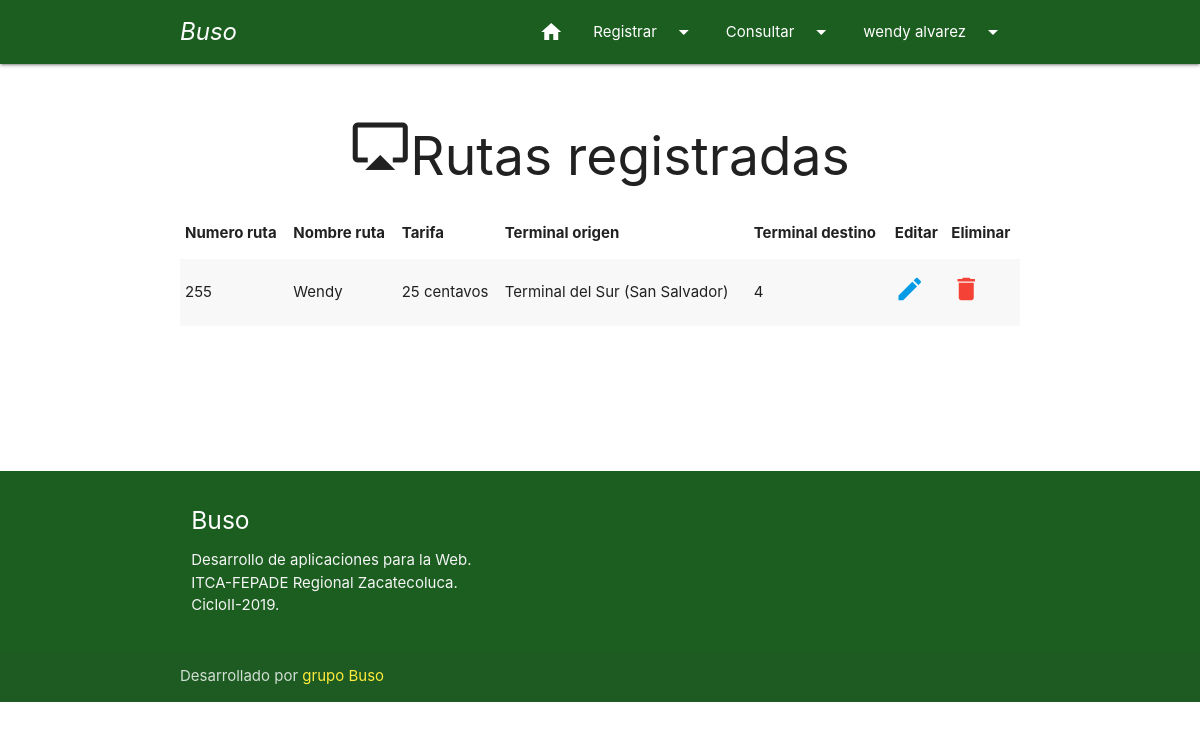
The app's page /web/WebTerminal/index.php?c=Ruta&a=Consultar (signed in), older data.
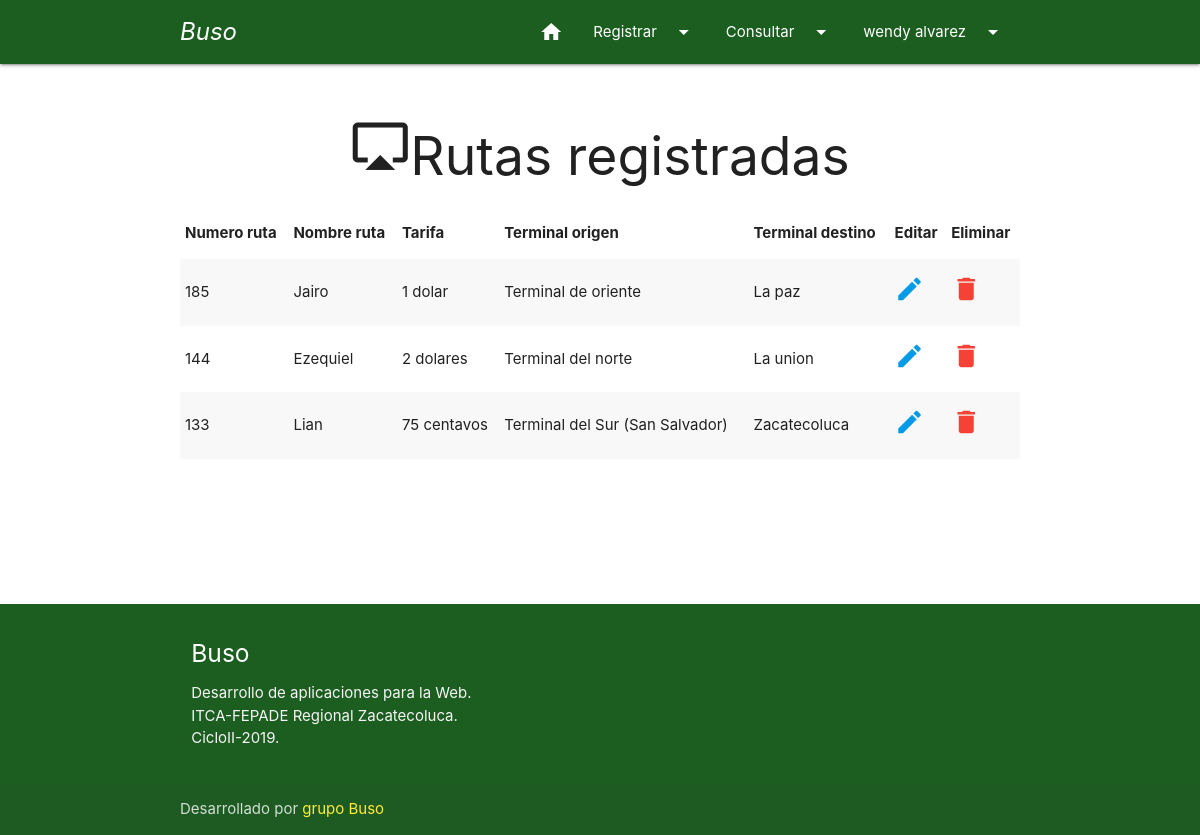
The same page, newer data.
### tables this page shows
CREATE TABLE `ruta` (
  `idruta` int(11) NOT NULL,
  `numero_ruta` varchar(10) NOT NULL,
  `nombre_bus` varchar(50) NOT NULL,
  `tarifa` varchar(20) NOT NULL,
  `idterminal` int(11) NOT NULL,
  `terminal_destino` varchar(200) NOT NULL
);

CREATE TABLE `terminal` (
  `idterminal` int(11) NOT NULL,
  `nombre_terminal` varchar(100) NOT NULL
);

### web/WebTerminal/controller/ruta.controller.php (called while the page is built, shortened)
<?php
require_once 'model/Ruta.php';
class RutaController{
    public function __CONSTRUCT(){
        $this->model = new Ruta();
    }
    public function Consultar(){
        require_once 'view/include/cabecera_usuario.php';
        require_once 'view/mostrar_ruta.php';
        require_once 'view/include/pie.php';
    }
}

### web/WebTerminal/model/Conexion.php (called while the page is built)
<?php
	class Conexion
	{
	    public static function Conectar()
	    {
	        $pdo = new PDO('mysql:host=localhost;dbname=mybuso;charset=utf8', 'root', '');
	        $pdo->setAttribute(PDO::ATTR_ERRMODE, PDO::ERRMODE_EXCEPTION);
	        return $pdo;
	    }
	}
?>

### web/WebTerminal/model/Ruta.php (called while the page is built, shortened)
<?php
class Ruta
{
	private $pdo;
	public function __CONSTRUCT()
	{
		try
		{
			$this->pdo = Conexion::Conectar();
		}
        catch (Throwable $t)
        {
			die($t->getMessage());
        }
		catch(Exception $e)
		{
			die($e->getMessage());
		}
	}
    public function ListarRuta()
	{
		try
		{
			$stm = $this->pdo->prepare("SELECT h.idruta as idruta, h.numero_ruta as numero_ruta, h.nombre_bus as nombre_bus, h.tarifa as tarifa,  s.nombre_terminal as nombre_origen, h.terminal_destino as nombre_destino FROM ruta as h INNER JOIN terminal AS s ON h.idterminal = s.idterminal  ORDER BY numero_ruta desc");
			$stm->execute();
			return $stm->fetchAll(PDO::FETCH_OBJ);
		}
        catch (Throwable $t)
        {
			die($t->getMessage());
        }
		catch(Exception $e)
		{
			die($e->getMessage());
		}
	}
}

### web/WebTerminal/view/mostrar_ruta.php (the view)
<div class="container">
    <div class="section">
      <div class="row">
        <div class="col s12">
            <h2 class="center grey-text text-darken-4"><i class="medium material-icons">airplay</i>Rutas registradas</h2>
        </div>
             <div class="row">
              <table class="striped">
                <thead>
                    <tr>
                        <th>Numero ruta</th>
                        <th>Nombre ruta</th>
                        <th>Tarifa</th>
                        <th>Terminal origen</th>
                        <th>Terminal destino</th>
                        <th>Editar</th>
                        <th>Eliminar</th>
                    </tr>
                </thead>
                <tbody>
                <?php foreach($this->model->ListarRuta() as $r): ?>
                    <tr>
                        <td><?php echo $r->numero_ruta; ?></td>
                        <td><?php echo $r->nombre_bus; ?></td>
                        <td><?php echo $r->tarifa; ?></td>
                        <td><?php echo $r->nombre_origen; ?></td>
                        <td><?php echo $r->nombre_destino; ?></td>
                        <td>
                            <a href="?c=Ruta&a=Crud&id=<?php echo $r->idruta; ?>" title="Editar ruta" ><i class="small material-icons">edit</i></a>
                        </td>
                        <td>
                            <a onclick="javascript:return confirm('¿Seguro que desea eliminar esta ruta?');" href="?c=Ruta&a=EliminarRuta&id=<?php echo $r->idruta; ?>" title="Eliminar Registro" ><i class="small material-icons red-text">delete</i></a>
                        </td>
                    </tr>
                <?php endforeach; ?>
                  </tbody>
                </table>
              </div>
      </div>
    </div>
    <br><br><br><br>
  </div>

### web/WebTerminal/index.php (shortened to what this page needs)
<?php
require_once 'model/Conexion.php';
  $controller = 'login';
  if(!isset($_REQUEST['c']))
  {
      require_once "controller/$controller.controller.php";
      $controller = ucwords($controller) . 'Controller';
      $controller = new $controller;
      $controller->Index();
  }
else
{
    $accion = isset($_REQUEST['a']) ? $_REQUEST['a'] : 'Index';
    $controller = new $controller;
    call_user_func(array( $controller, $accion ) );
}
?>

### web/WebTerminal/view/include/cabecera_usuario.php (shortened to what this page needs)
<!DOCTYPE html>
<html lang="es">
<head>
  <link href="materializecss/css/icon.css" rel="stylesheet">
  <link href="materializecss/css/materialize.css" type="text/css" rel="stylesheet" media="screen,projection"/>
  <link href="materializecss/css/style.css" type="text/css" rel="stylesheet" media="screen,projection"/>
</head>
<body>
  <nav class="green darken-4" role="navigation">
    <div class="nav-wrapper container"><a id="logo-container" href="?c=Principal&a=Index" class="brand-logo" title="Terminal">
        <i >Buso</i></a>
      <ul class="right hide-on-med-and-down">
        <li><a href="?c=Principal&a=Index" title="Inicio"><i class="material-icons">home</i></a></li>
        <li><a class="dropdown-trigger" href="#!" data-target="registro">Registrar<i class="material-icons right">arrow_drop_down</i></a></li>
        <li><a class="dropdown-trigger" href="#!" data-target="consulta">Consultar<i class="material-icons right">arrow_drop_down</i></a></li>
        <li><a class="dropdown-trigger" href="#!" data-target="usuario"><?php echo $_SESSION["nombre"]." ".$_SESSION["apellido"]; ?><i class="material-icons right">arrow_drop_down</i></a></li>
      </ul>
    </div>
  </nav>

### web/WebTerminal/view/include/pie.php (shortened to what this page needs)
<footer class="page-footer green darken-4">
    <div class="container">
      <div class="row">
        <div class="col l6 s12">
          <h5 class="white-text">Buso</h5>
          <p class="grey-text text-lighten-4">Desarrollo de aplicaciones para la Web.<br>
          ITCA-FEPADE Regional Zacatecoluca.<br>
          CicloII-2019.</p>
        </div>
        <div class="col l6 s12 center">
         </div>
      </div>
    </div>
    <div class="footer-copyright">
      <div class="container">
      Desarrollado por <a class="yellow-text" href="https://www.facebook.com/Grupo numero 2" target="_blank">grupo Buso</a>
      </div>
    </div>
  </footer>
  </body>
</html>

Row changes from the older to the newer data that the page shows:
removed ruta: numero_ruta "255", nombre_bus "Wendy", tarifa "25 centavos", idterminal.nombre_terminal "Terminal del Sur (San Salvador)", terminal_destino "4"
added ruta: numero_ruta "185", nombre_bus "Jairo", tarifa "1 dolar", idterminal.nombre_terminal "Terminal de oriente", terminal_destino "La paz"
added ruta: numero_ruta "144", nombre_bus "Ezequiel", tarifa "2 dolares", idterminal.nombre_terminal "Terminal del norte", terminal_destino "La union"
added ruta: numero_ruta "133", nombre_bus "Lian", tarifa "75 centavos", idterminal.nombre_terminal "Terminal del Sur (San Salvador)", terminal_destino "Zacatecoluca"
